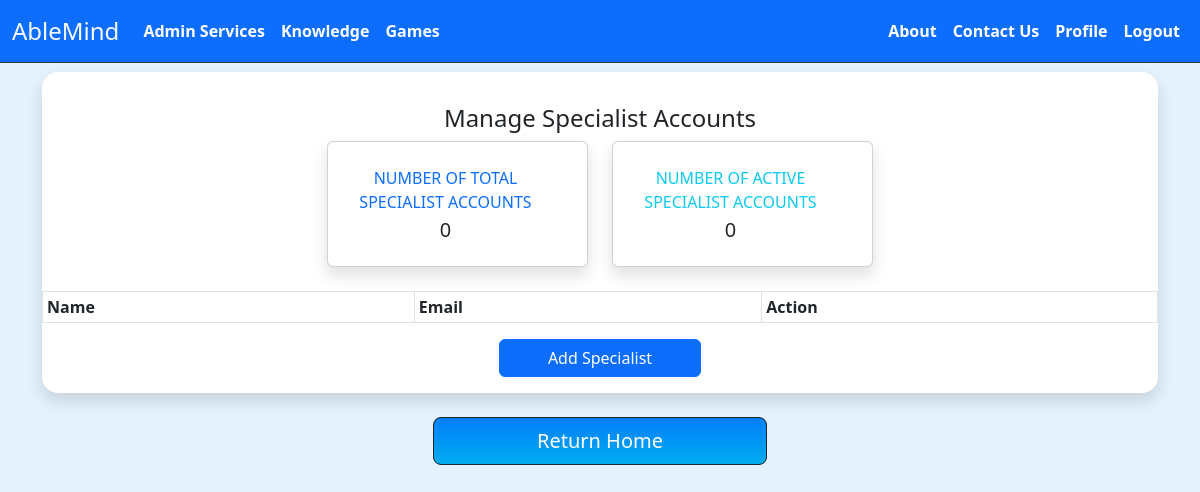
The page /manageSpecialists.php on the database as committed earlier.
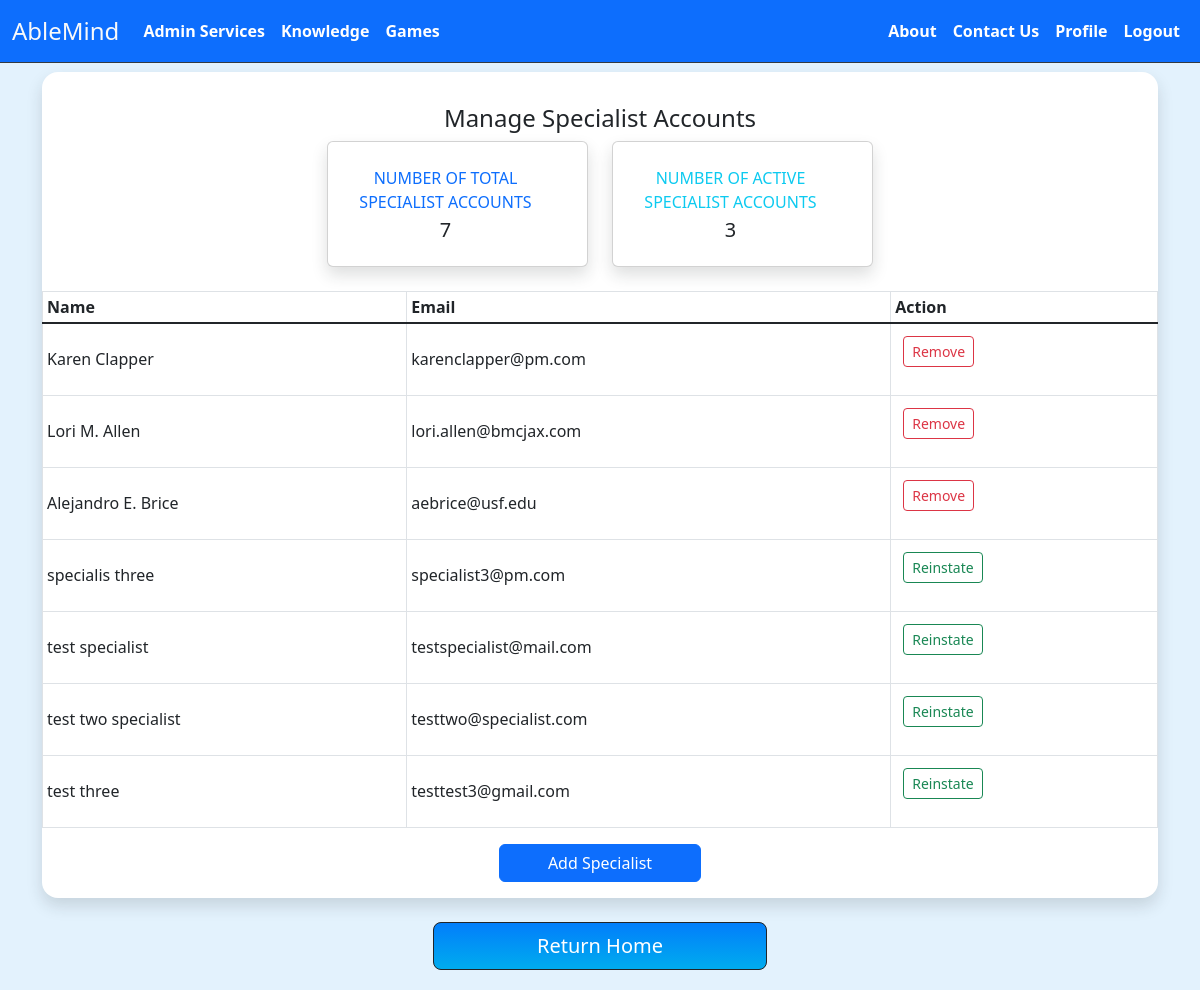
The same page on the database as committed later.
### tables this page shows
CREATE TABLE `users` (
  `id` int(11) NOT NULL,
  `name` varchar(200) NOT NULL,
  `email` varchar(100) NOT NULL,
  `password` varchar(200) NOT NULL,
  `role` varchar(10) NOT NULL DEFAULT 'member',
  `profile_pic` varchar(250) NOT NULL DEFAULT 'default.jpg',
  `userStatus` varchar(10) NOT NULL DEFAULT 'active'
);

### manageSpecialists.php (the view, shortened to what the changed rows need)
<?php
require("project_connection.php");
require("navbar_admin.php");
try {
  $sql = "SELECT * FROM `users` where role= 'specialist' ORDER BY userStatus ";
  $result = $db->query($sql);
  $rows = $result->fetchAll();
  $sql2 = "SELECT COUNT(*) FROM `users` where `userStatus` = 'active' AND role= 'specialist'";
  $countResult = $db->query($sql2);
  $count = $countResult->fetchColumn();
} catch (PDOException $e) {
  echo $e->getMessage();
  die();
}
?>
<!DOCTYPE html>
<html lang="en">
<head>
  <link href="./assets/dist/css/bootstrap.min.css" rel="stylesheet">
</head>
<body style="background-color: #e3f2fd;">
  <br><br><br>
  <div class='container-lg'>
    <div class="rounded-4 shadow bg-white py-3">
      <div class="row ">
        <div class="col-xl-3 col-md-6 mb-4 ms-auto">
          <div class="card border-left-primary shadow h-100 py-2">
            <div class="card-body">
              <div class="row no-gutters align-items-center">
                <div class="col mr-2">
                  <div class="text-xs font-weight-bold text-primary text-uppercase mb-1 text-center">
                    Number of total Specialist Accounts</div>
                  <div class="h5 mb-0 font-weight-bold text-gray-800 text-center"><?php echo count($rows) ?> </div>
                </div>
              </div>
            </div>
          </div>
        </div>
        <div class="col-xl-3 col-md-6 mb-4 me-auto">
          <div class="card border-left-primary shadow h-100 py-2">
            <div class="card-body">
              <div class="row no-gutters align-items-center">
                <div class="col mr-2">
                  <div class="text-xs font-weight-bold text-info text-uppercase mb-1 text-center">
                    Number of active specialist accounts</div>
                  <div class="h5 mb-0 font-weight-bold text-gray-800 text-center"><?php echo $count; ?> </div>
                </div>
              </div>
            </div>
          </div>
        </div>
        <div class="table-responsive text-center">
          <table class="table table-bordered table-sm">
            <thead>
              <tr>
                <th scope="col">Name</th>
                <th scope="col">Email</th>
                <th scope="col">Action</th>
              </tr>
            </thead>
            <tbody class="table-group-divider table align-middle">
              <?php
              foreach ($rows as $row) {
              ?>
                <tr>
                  <td><?php echo $row['name']; ?></td>
                  <td style="white-space: pre-line;"><?php echo $row['email']; ?></td>
                  <td>
                    <form>
                      <?php
                      if ($row['userStatus'] == 'active')
                        echo "<input type='submit' name='removeUser' class='btn btn-outline-danger btn-sm' value='Remove'/>";
                      else
                        echo "<input type='submit' name='reinstateUser' class='btn btn-outline-success btn-sm' value='Reinstate'/>";
                      ?>
                    </form>
                  </td>
                </tr>
              <?php
              }
              ?>
            </tbody>
          </table>
        </div>
      </div>
    </div>
    <br>
  </div>
</body>
</html>

Rows that differ between the two databases and show on the page:
added users: name "Karen Clapper", email "karenclapper@pm.com"
added users: name "Lori M. Allen", email "lori.allen@bmcjax.com"
added users: name "Alejandro E. Brice", email "aebrice@usf.edu"
added users: name "specialis three", email "specialist3@pm.com"
added users: name "test specialist", email "testspecialist@mail.com"
added users: name "test two specialist", email "testtwo@specialist.com"
added users: name "test three", email "testtest3@gmail.com"
Other text that changed with them:
count($rows): "0" → "7"
$count: "0" → "3"
